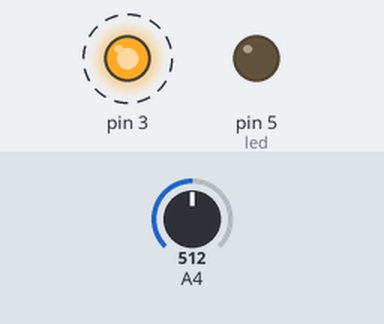
Recording of a sketch running on a simulated Arduino Uno, built with avr-gcc and run on an emulated ATmega328P. Parts: output pins drawn as LEDs (lit = HIGH). Dashed ring = blinking. Inputs (shaded band) come from the test bench; at power-on: A4 = 512.

Above: at 0.87 s.
1.3 s: A4 set to 588
4.3 s: A4 set to 609
At 4.3 s:
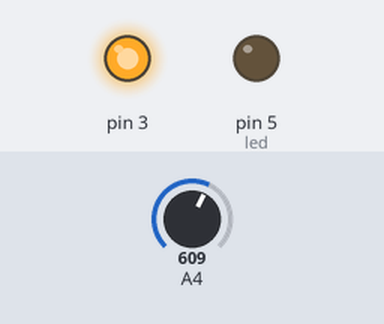
5.8 s: A4 set to 590
At 8.7 s:
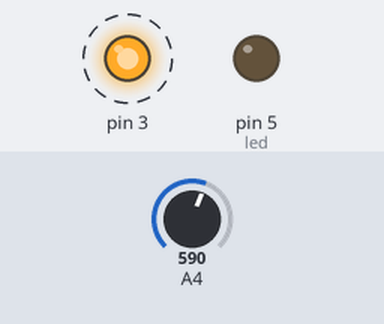
8.8 s: A4 set to 610
At 9.9 s:
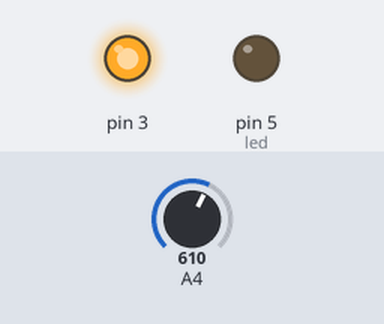
10.3 s: A4 set to 511
At 10.55 s:
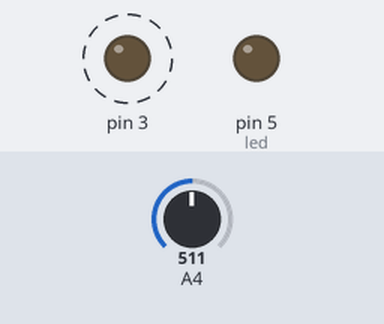
Timing chart, 0 to 14.3 s (numbered marks = the images above; inputs shaded):
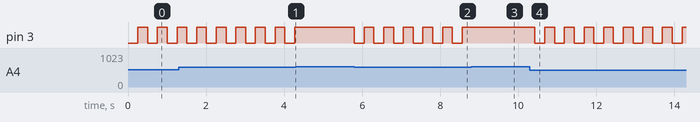

Measured:
- the behaviour switches between 599 and 600 on A4 (found by bisection; images 0 and 1)
- after the input at 4.3 s, pin 3: stops changing and stays HIGH
- after the input at 5.8 s, pin 3: alternates HIGH for 0.25 s and LOW for 0.25 s, starting at once
- after the input at 8.8 s, pin 3: stops changing and stays HIGH
- after the input at 10.3 s, pin 3: alternates HIGH for 0.25 s and LOW for 0.25 s, starting after 0.13 s
- by itself, pin 3: alternates HIGH for 0.25 s and LOW for 0.25 s

The sketch:

main.ino
```cpp
// DONT FORGET TO SET PINS

int count = 0;
int relay = 0;
int led = 5;

void setup() {
	pinMode(3, OUTPUT);
	pinMode(led, OUTPUT);
}

void loop() {
	digitalWrite(led, LOW);
	count = analogRead(4);
	if(count > 200 && count < 600);
	{
		delay(250);
		for(int t=0; t<=500; t++)
		{
			delay(1);
			count=analogRead(4);
			if(count > 200 && count < 600)
			{
				relay = !relay;
				digitalWrite(led, HIGH);
				break;
				delay(200);
			}
		}
	}
	digitalWrite(3, relay);
}
```
